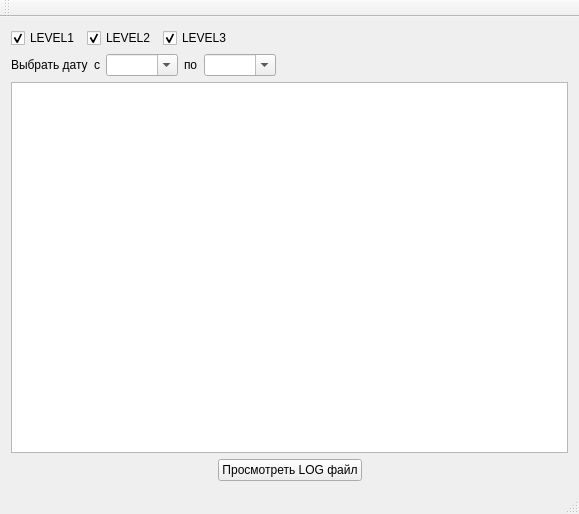
<?xml version="1.0" encoding="UTF-8"?>
<ui version="4.0">
 <class>MainWindow</class>
 <widget class="QMainWindow" name="MainWindow">
  <property name="geometry">
   <rect>
    <x>0</x>
    <y>0</y>
    <width>579</width>
    <height>514</height>
   </rect>
  </property>
  <property name="windowTitle">
   <string>MainWindow</string>
  </property>
  <widget class="QWidget" name="centralWidget">
   <layout class="QGridLayout" name="gridLayout">
    <item row="0" column="0">
     <layout class="QVBoxLayout" name="verticalLayout">
      <item>
       <layout class="QHBoxLayout" name="horizontalLayout">
        <item>
         <widget class="QCheckBox" name="checkBoxLevel1">
          <property name="text">
           <string>LEVEL1</string>
          </property>
          <property name="checked">
           <bool>true</bool>
          </property>
         </widget>
        </item>
        <item>
         <widget class="QCheckBox" name="checkBoxLevel2">
          <property name="text">
           <string>LEVEL2</string>
          </property>
          <property name="checked">
           <bool>true</bool>
          </property>
         </widget>
        </item>
        <item>
         <widget class="QCheckBox" name="checkBoxLevel3">
          <property name="text">
           <string>LEVEL3</string>
          </property>
          <property name="checked">
           <bool>true</bool>
          </property>
         </widget>
        </item>
        <item>
         <spacer name="horizontalSpacer_2">
          <property name="orientation">
           <enum>Qt::Horizontal</enum>
          </property>
          <property name="sizeHint" stdset="0">
           <size>
            <width>40</width>
            <height>20</height>
           </size>
          </property>
         </spacer>
        </item>
       </layout>
      </item>
      <item>
       <layout class="QHBoxLayout" name="horizontalLayout_3">
        <item>
         <widget class="QLabel" name="label">
          <property name="text">
           <string>Выбрать дату</string>
          </property>
         </widget>
        </item>
        <item>
         <layout class="QHBoxLayout" name="horizontalLayout_2">
          <item>
           <widget class="QLabel" name="label_2">
            <property name="text">
             <string>с</string>
            </property>
           </widget>
          </item>
          <item>
           <widget class="QComboBox" name="comboBox_2">
            <property name="editable">
             <bool>true</bool>
            </property>
            <property name="currentIndex">
             <number>-1</number>
            </property>
            <property name="maxVisibleItems">
             <number>5</number>
            </property>
           </widget>
          </item>
          <item>
           <widget class="QLabel" name="label_3">
            <property name="text">
             <string>по</string>
            </property>
           </widget>
          </item>
          <item>
           <widget class="QComboBox" name="comboBox">
            <property name="editable">
             <bool>true</bool>
            </property>
            <property name="maxVisibleItems">
             <number>5</number>
            </property>
            <property name="maxCount">
             <number>2147483647</number>
            </property>
            <property name="insertPolicy">
             <enum>QComboBox::InsertAtBottom</enum>
            </property>
           </widget>
          </item>
         </layout>
        </item>
        <item>
         <spacer name="horizontalSpacer">
          <property name="orientation">
           <enum>Qt::Horizontal</enum>
          </property>
          <property name="sizeHint" stdset="0">
           <size>
            <width>40</width>
            <height>20</height>
           </size>
          </property>
         </spacer>
        </item>
       </layout>
      </item>
      <item>
       <widget class="QListWidget" name="listWidget"/>
      </item>
      <item>
       <layout class="QHBoxLayout" name="horizontalLayout_4">
        <item>
         <spacer name="horizontalSpacer_3">
          <property name="orientation">
           <enum>Qt::Horizontal</enum>
          </property>
          <property name="sizeHint" stdset="0">
           <size>
            <width>40</width>
            <height>20</height>
           </size>
          </property>
         </spacer>
        </item>
        <item>
         <widget class="QPushButton" name="pushButtonOpenLog">
          <property name="text">
           <string>Просмотреть LOG файл</string>
          </property>
         </widget>
        </item>
        <item>
         <spacer name="horizontalSpacer_4">
          <property name="orientation">
           <enum>Qt::Horizontal</enum>
          </property>
          <property name="sizeHint" stdset="0">
           <size>
            <width>40</width>
            <height>20</height>
           </size>
          </property>
         </spacer>
        </item>
       </layout>
      </item>
     </layout>
    </item>
   </layout>
  </widget>
  <widget class="QMenuBar" name="menuBar">
   <property name="geometry">
    <rect>
     <x>0</x>
     <y>0</y>
     <width>579</width>
     <height>21</height>
    </rect>
   </property>
  </widget>
  <widget class="QToolBar" name="mainToolBar">
   <attribute name="toolBarArea">
    <enum>TopToolBarArea</enum>
   </attribute>
   <attribute name="toolBarBreak">
    <bool>false</bool>
   </attribute>
  </widget>
  <widget class="QStatusBar" name="statusBar"/>
 </widget>
 <layoutdefault spacing="6" margin="11"/>
 <resources/>
 <connections/>
</ui>
